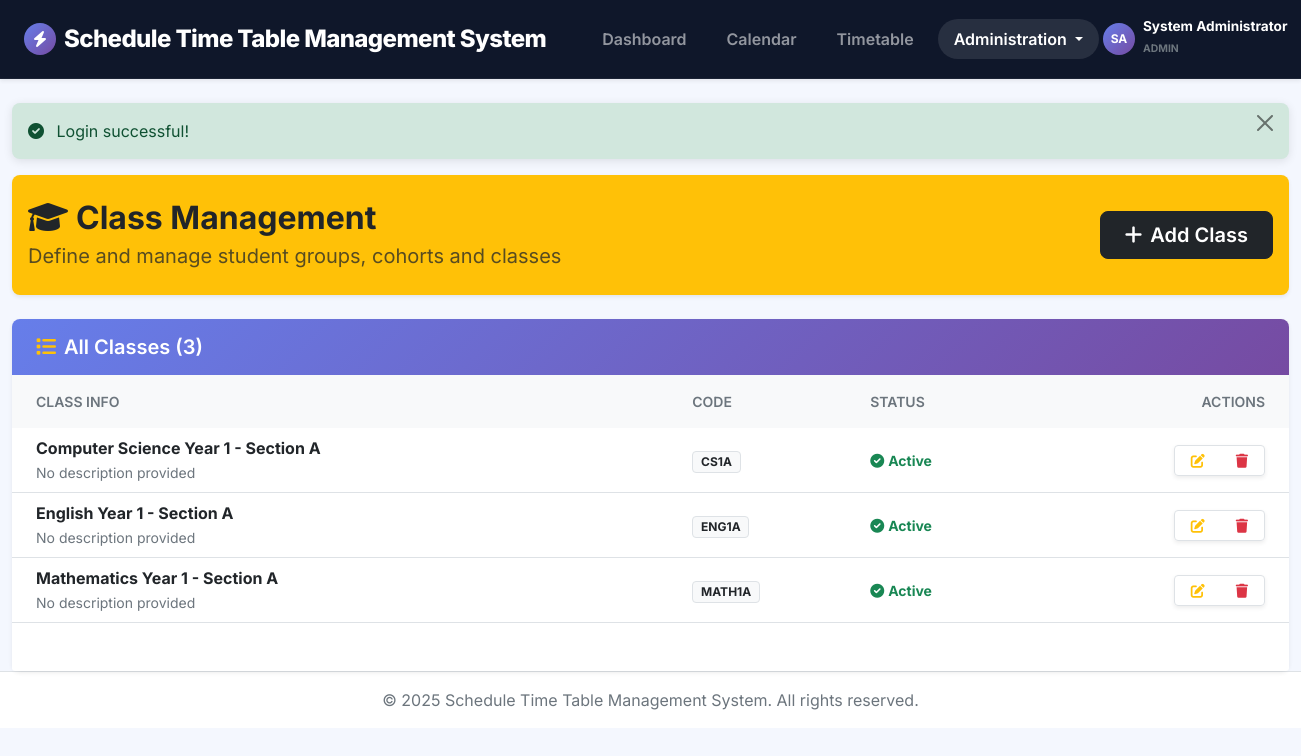
The page /admin/classes.php (signed in) on the database its author committed.
### tables this page shows
CREATE TABLE classes (
    id INT PRIMARY KEY AUTO_INCREMENT,
    class_code VARCHAR(20) UNIQUE NOT NULL,
    class_name VARCHAR(100) NOT NULL,
    description TEXT,
    academic_year VARCHAR(10),
    semester VARCHAR(20),
    is_active BOOLEAN DEFAULT TRUE,
    created_at TIMESTAMP DEFAULT CURRENT_TIMESTAMP
);

### controllers/ClassController.php (called while the page is built, shortened)
<?php
require_once __DIR__ . '/BaseController.php';
require_once __DIR__ . '/../models/Class.php';
class ClassController extends BaseController {
    private $classModel;
    public function __construct($db) {
        $this->classModel = new SchoolClass($db);
    }
    public function index() {
        $page = (int)($_GET['page'] ?? 1);
        $from_record_num = ($page - 1) * RECORDS_PER_PAGE;
        try {
            $classes = $this->classModel->readAll($from_record_num, RECORDS_PER_PAGE);
            $total_classes = $this->classModel->countAll();
            $pagination = paginate($total_classes, $page);
            $flash = $this->flash->get();
            $this->render('admin/classes/index', [
                'page_title' => 'Class Management',
                'current_user' => $this->session->getUser(),
                'classes' => $classes,
                'total_classes' => $total_classes,
                'pagination' => $pagination,
                'flash' => $flash
            ]);
        } catch (Exception $e) {
            error_log("Class index error: " . $e->getMessage());
            $this->flash->set('An error occurred loading classes.', 'danger');
            $this->redirect('../admin/dashboard.php');
        }
    }
}
?>

### models/Class.php (called while the page is built, shortened)
<?php
require_once __DIR__ . '/../includes/functions.php';
class SchoolClass {
    private $conn;
    private $table_name = 'classes';
    public function __construct($db) {
        $this->conn = $db;
    }
    public function readAll($from_record_num, $records_per_page) {
        $query = "SELECT * FROM " . $this->table_name . " ORDER BY class_name ASC LIMIT :from_record_num, :records_per_page";
        $stmt = $this->conn->prepare($query);
        $stmt->bindParam(':from_record_num', $from_record_num, PDO::PARAM_INT);
        $stmt->bindParam(':records_per_page', $records_per_page, PDO::PARAM_INT);
        $stmt->execute();
        return $stmt->fetchAll(PDO::FETCH_ASSOC);
    }
    public function countAll() {
        $query = "SELECT COUNT(*) as total FROM " . $this->table_name;
        $stmt = $this->conn->prepare($query);
        $stmt->execute();
        $row = $stmt->fetch(PDO::FETCH_ASSOC);
        return $row['total'];
    }
}
?>

### includes/functions.php (called while the page is built, shortened)
<?php
function escape($string) {
    return htmlspecialchars($string, ENT_QUOTES, 'UTF-8');
}
?>

### views/admin/classes/index.php (the view, shortened to what this page needs)
<div class="row mb-4">
    <div class="col-12">
        <div class="card bg-warning text-dark border-0 shadow-sm">
            <div class="card-body py-4 d-flex justify-content-between align-items-center">
                <div>
                    <h2 class="card-title mb-1 fw-700">
                        <i class="fas fa-graduation-cap me-2"></i>Class Management
                    </h2>
                    <p class="card-text opacity-75 fs-5 mb-0">Define and manage student groups, cohorts and classes</p>
                </div>
                <button type="button" class="btn btn-dark btn-lg fw-600 px-4" data-bs-toggle="modal" data-bs-target="#createClassModal">
                    <i class="fas fa-plus me-2"></i>Add Class
                </button>
            </div>
        </div>
    </div>
</div>
<div class="card border-0 shadow-sm list-card">
    <div class="card-header bg-transparent border-0 py-3 d-flex justify-content-between align-items-center">
        <h5 class="mb-0 fw-700"><i class="fas fa-list me-2 text-warning"></i>All Classes (<?php echo $total_classes; ?>)</h5>
    </div>
    <div class="card-body p-0">
        <div class="table-responsive">
            <table class="table table-hover mb-0">
                <thead class="bg-light">
                    <tr>
                        <th class="ps-4 py-3 border-0 text-muted small fw-600 text-uppercase">Class Info</th>
                        <th class="py-3 border-0 text-muted small fw-600 text-uppercase">Code</th>
                        <th class="py-3 border-0 text-muted small fw-600 text-uppercase">Status</th>
                        <th class="text-end pe-4 py-3 border-0 text-muted small fw-600 text-uppercase">Actions</th>
                    </tr>
                </thead>
                <tbody class="border-top-0">
                    <?php if (empty($classes)): ?>
                        <tr>
                            <td colspan="4" class="text-center py-5">
                                <i class="fas fa-users-slash fa-3x text-light mb-3 d-block"></i>
                                <p class="text-muted fw-500">No classes registered yet.</p>
                            </td>
                        </tr>
                    <?php else: ?>
                        <?php foreach ($classes as $class): ?>
                            <tr>
                                <td class="ps-4 align-middle">
                                    <div class="fw-700 text-dark"><?php echo escape($class['class_name']); ?></div>
                                    <small class="text-muted"><?php echo escape($class['description'] ?: 'No description provided'); ?></small>
                                </td>
                                <td class="align-middle">
                                    <span class="badge bg-light text-dark fw-700 border"><?php echo escape($class['class_code']); ?></span>
                                </td>
                                <td class="align-middle">
                                    <?php if ($class['is_active']): ?>
                                        <span class="text-success small fw-700"><i class="fas fa-check-circle me-1"></i>Active</span>
                                    <?php else: ?>
                                        <span class="text-muted small fw-700"><i class="fas fa-times-circle me-1"></i>Inactive</span>
                                    <?php endif; ?>
                                </td>
                                <td class="text-end pe-4 align-middle">
                                    <div class="btn-group shadow-sm rounded border">
                                        <button type="button" class="btn btn-white btn-sm edit-class-btn border-0 px-3"
                                                data-bs-toggle="modal" data-bs-target="#editClassModal"
                                                data-class='<?php echo json_encode($class); ?>'
                                                title="Edit Class">
                                            <i class="fas fa-edit text-warning"></i>
                                        </button>
                                        <button type="button" class="btn btn-white btn-sm delete-class-btn border-0 px-3"
                                                data-bs-target="#deleteClassModal"
                                                data-bs-toggle="modal"
                                                data-class-id="<?php echo $class['id']; ?>"
                                                data-class-name="<?php echo escape($class['class_name']); ?>"
                                                title="Delete Class">
                                            <i class="fas fa-trash text-danger"></i>
                                        </button>
                                    </div>
                                </td>
                            </tr>
                        <?php endforeach; ?>
                    <?php endif; ?>
                </tbody>
            </table>
        </div>
    </div>
    <?php if (!empty($classes)): ?>
    <div class="card-footer bg-white border-0 py-4 px-4">
    </div>
    <?php endif; ?>
</div>

### assets/css/dashboard.css (style rules this page uses)
:root { --primary-color: #667eea; --secondary-color: #764ba2; --success-color: #28a745; --info-color: #17a2b8; --warning-color: #ffc107; --danger-color: #dc3545; --light-color: #f8f9fa; --dark-color: #343a40; --border-radius: 8px; --box-shadow: 0 2px 10px rgba(0, 0, 0, 0.1); }
body { background-color: #f8f9fa; font-family: 'Segoe UI', Tahoma, Geneva, Verdana, sans-serif; }
.card { border: none; border-radius: var(--border-radius); box-shadow: var(--box-shadow); transition: transform 0.2s ease-in-out, box-shadow 0.2s ease-in-out; }
.card-header { background: linear-gradient(135deg, var(--primary-color), var(--secondary-color)); color: white; border-radius: var(--border-radius) var(--border-radius) 0 0 !important; border: none; padding: 1rem 1.5rem; }
.card-header h5 { margin: 0; font-weight: 600; }
.btn { border-radius: var(--border-radius); font-weight: 500; transition: all 0.2s ease-in-out; }

### views/layout/header.php (style rules this page uses)
body { font-family: 'Inter', sans-serif; background-color: #f4f7fe; }
.fw-600 { font-weight: 600; }

### includes/main_nav.php (style rules this page uses)
.fw-700 { font-weight: 700; }
.fw-600 { font-weight: 600; }

### views/admin/classes/index.php (style rules this page uses)
.btn-white { background-color: #fff; border: 1px solid #e2e8f0; color: #4a5568; }
.fw-700 { font-weight: 700; }

### rows shown on the page
classes: class_name "Computer Science Year 1 - Section A", description "No description provided", class_code "CS1A", is_active 1 (drawn)
classes: class_name "English Year 1 - Section A", description "No description provided", class_code "ENG1A", is_active 1 (drawn)
classes: class_name "Mathematics Year 1 - Section A", description "No description provided", class_code "MATH1A", is_active 1 (drawn)

### other values the page prints
APP_NAME "Schedule Time Table Management System"
substr($current_user['first_name'] ?? 'U', 0, 1) "S"
substr($current_user['last_name'] ?? 'S', 0, 1) "A"
$_SESSION['role'] "ADMIN"
$flash['message'] "Login successful!"
$total_classes "3"
